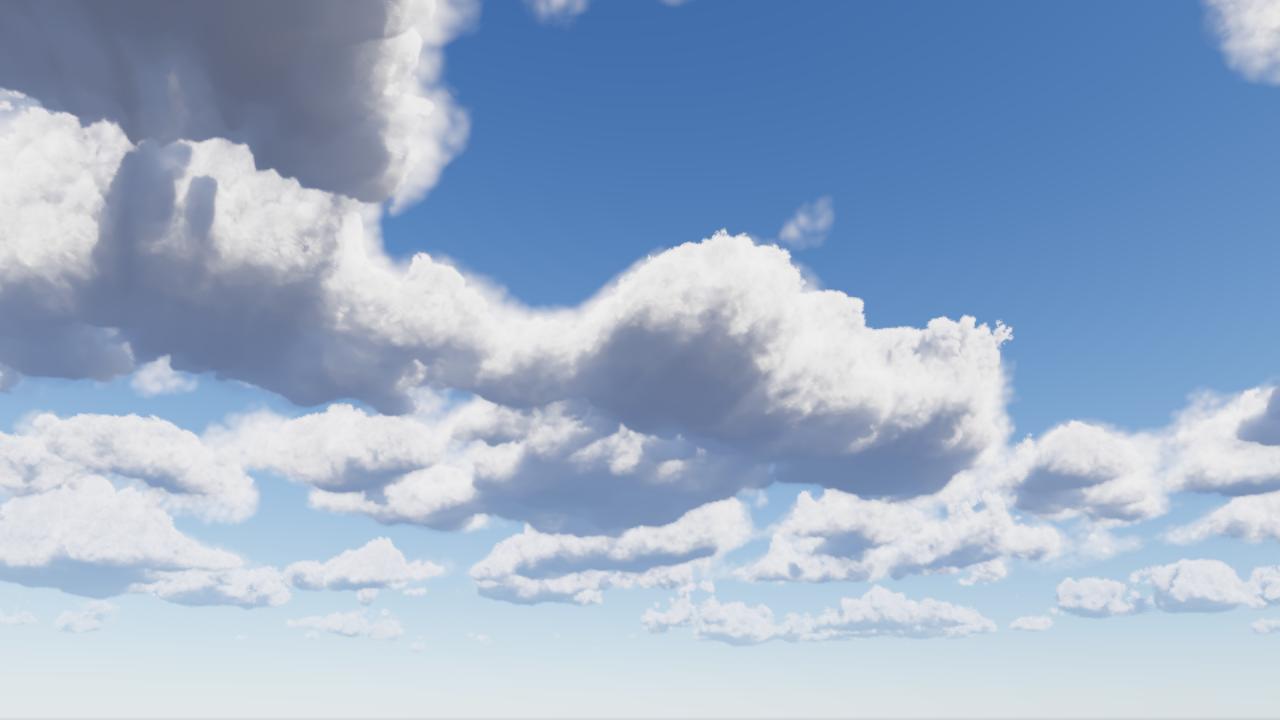
#> input picture work/captures/P2-5f/A/gp7.png, 1280 x 720 px
$ python measure.py A/gp7.png B/gp7.png ...
#> lines starting #> are read from the running program, lines starting #| are printed output that depends on the picture
# P2.5f: the top outline's width, measured as in P2.5e: 100 columns across the central body (frame x 590..940), luminance from sky to the
# lit top, the 10-90 % rise in px (median), the max step per px (8-bit luminance, median), and the outer (10 %) row (median, frame y).
# Run from this directory: python3 measure.py A/gp7.png B/gp7.png ...
import sys
import numpy as np
from PIL import Image

def measure(path):
#> called with path = 'A/gp7.png'
    a = np.asarray(Image.open(path).convert('RGB'), dtype=np.float32)
    L = 0.2126 * a[..., 0] + 0.7152 * a[..., 1] + 0.0722 * a[..., 2]
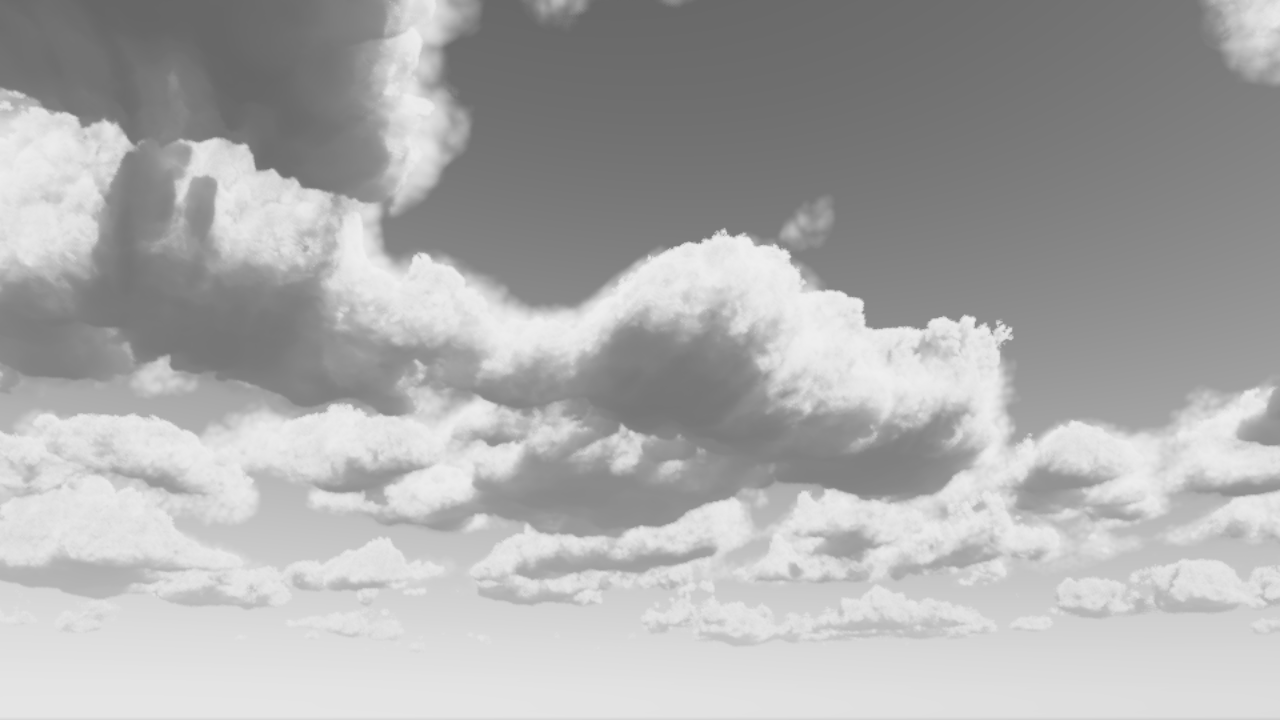
#> L: shape (720, 1280) float32; min 103.8, max 240, mean 172.2
    widths, steps, outer = [], [], []
    for x in np.linspace(590, 940, 100).astype(int):
        col = L[200:420, x]
        peak = col.max(); ip = int(col.argmax())
        sky = np.median(col[:8])
        if peak - sky < 30: continue
        f = (col - sky) / (peak - sky)
        i50 = int(np.argmax(f >= 0.5))
        if i50 < 3 or i50 > ip: continue
        i10 = i50
        while i10 > 0 and f[i10] >= 0.1: i10 -= 1
        i90 = i50
        while i90 < ip and f[i90] < 0.9: i90 += 1
        widths.append(i90 - i10); outer.append(200 + i10)
        steps.append(np.diff(col[i10:i90 + 1]).max() if i90 > i10 else 0)
#> this loop made 100 passes
#> (peak, ip, sky, i50) on passes 1 to 12: (237.3, 121, 122.5, 100), (238.2, 120, 122.5, 98), (238.2, 115, 122.5, 95), (238.2, 104, 122.5, 92), (238.2, 101, 122.2, 88), (238.2, 99, 122.2, 86), (238.2, 98, 122.2, 84), (238.2, 99, 122.2, 84), (238, 96, 121.8, 79), (238.2, 91, 121.8, 75), (237.3, 88, 121.8, 73), (238.2, 86, 121.8, 71)
#> after the loop, outer = 100 values, max 291 at index 89, min 211 at index 58, mean 261.8; steps = 100 values, max 65.98 at index 99, min 7.77 at index 2, mean 32.06; widths = 100 values, max 79 at index 95, min 3 at index 25, mean 18.83
    return np.median(widths), np.median(steps), np.median(outer), len(widths)

if __name__ == '__main__':
    for p in sys.argv[1:]:
        w, s, o, n = measure(p)
#> w = 13; s = 32.81; o = 264.5; n = 100
        print(f'{p}: width {w:.1f} px, max step {s:.0f}/px, outer row y {o:.0f}, columns {n}')
#| A/gp7.png: width 13.0 px, max step 33/px, outer row y 264, columns 100
#> pass 2 of the loop `for p in sys.argv[1:]:`:
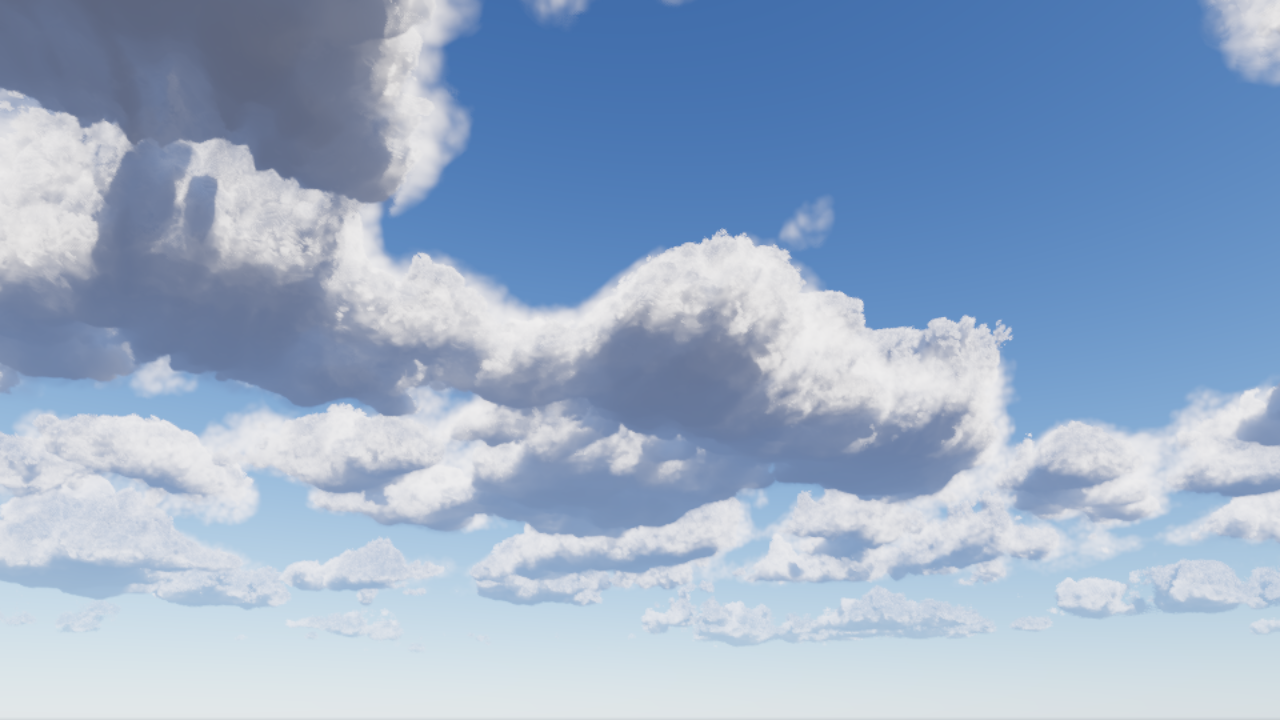
#> input picture work/captures/P2-5f/B/gp7.png, 1280 x 720 px
#> in measure (call 2), `L = 0.2126 * a[..., 0] + 0.7152 * a[..., 1] + 0.0722 * a[..., 2]`:
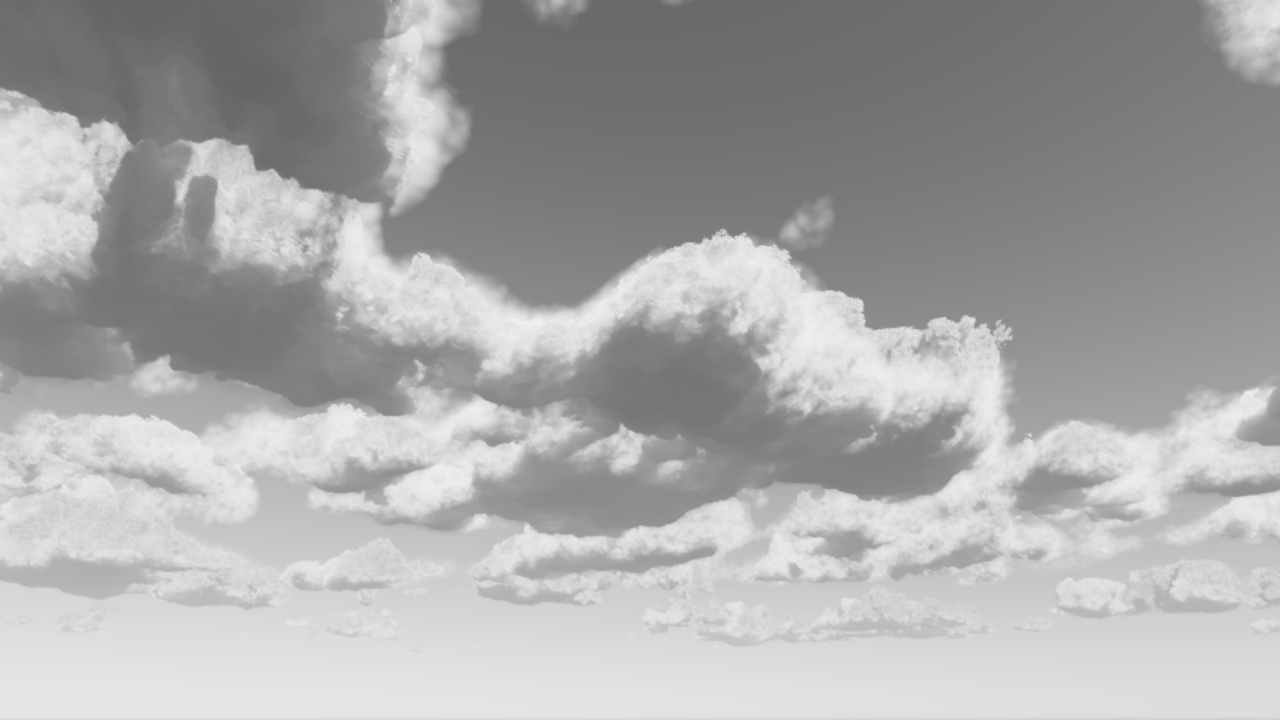
#> L: shape (720, 1280) float32; min 101.9, max 238.2, mean 169.5
#> the loop in measure (call 2), `for x in np.linspace(590, 940, 100).astype(int):` made 100 passes
#> (x, peak, ip, sky, i50) on passes 1 to 8: (590, 235.2, 117, 122.5, 100), (593, 235.2, 118, 122.5, 98), (597, 234.2, 115, 122.5, 95), (600, 235.3, 106, 122.5, 92), (604, 234.3, 100, 122.2, 87), (607, 234, 99, 122.2, 85), (611, 233.3, 97, 122.2, 84), (614, 234.3, 98, 122.2, 83)
#| B/gp7.png: width 20.0 px, max step 29/px, outer row y 264, columns 100
#> (the run stopped early here; a loop or call above may not have finished)
